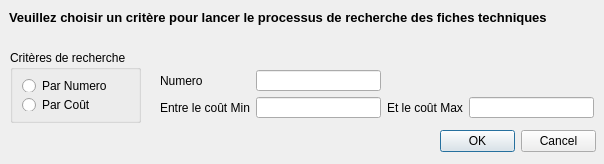
<?xml version="1.0" encoding="UTF-8"?>
<ui version="4.0">
 <class>RechercheDialogFiche</class>
 <widget class="QDialog" name="RechercheDialogFiche">
  <property name="geometry">
   <rect>
    <x>0</x>
    <y>0</y>
    <width>604</width>
    <height>164</height>
   </rect>
  </property>
  <property name="windowTitle">
   <string>Dialog</string>
  </property>
  <widget class="QDialogButtonBox" name="buttonBox">
   <property name="geometry">
    <rect>
     <x>440</x>
     <y>130</y>
     <width>156</width>
     <height>23</height>
    </rect>
   </property>
   <property name="standardButtons">
    <set>QDialogButtonBox::Cancel|QDialogButtonBox::Ok</set>
   </property>
  </widget>
  <widget class="QGroupBox" name="groupBox">
   <property name="geometry">
    <rect>
     <x>10</x>
     <y>50</y>
     <width>131</width>
     <height>73</height>
    </rect>
   </property>
   <property name="title">
    <string>Critères de recherche</string>
   </property>
   <layout class="QGridLayout" name="gridLayout">
    <item row="0" column="0">
     <widget class="QRadioButton" name="radioButtonNumero">
      <property name="text">
       <string>Par Numero</string>
      </property>
     </widget>
    </item>
    <item row="1" column="0">
     <widget class="QRadioButton" name="radioButtonCout">
      <property name="text">
       <string>Par Coût</string>
      </property>
     </widget>
    </item>
   </layout>
  </widget>
  <widget class="QLabel" name="label_4">
   <property name="geometry">
    <rect>
     <x>9</x>
     <y>9</y>
     <width>560</width>
     <height>16</height>
    </rect>
   </property>
   <property name="font">
    <font>
     <pointsize>10</pointsize>
     <weight>75</weight>
     <bold>true</bold>
    </font>
   </property>
   <property name="text">
    <string>Veuillez choisir un critère pour lancer le processus de recherche des fiches techniques</string>
   </property>
  </widget>
  <widget class="QWidget" name="">
   <property name="geometry">
    <rect>
     <x>160</x>
     <y>70</y>
     <width>434</width>
     <height>48</height>
    </rect>
   </property>
   <layout class="QGridLayout" name="gridLayout_2">
    <item row="0" column="0">
     <widget class="QLabel" name="label_Numero">
      <property name="text">
       <string>Numero</string>
      </property>
     </widget>
    </item>
    <item row="0" column="1">
     <widget class="QLineEdit" name="NumeroArechercher"/>
    </item>
    <item row="1" column="0">
     <widget class="QLabel" name="label_entreCout">
      <property name="text">
       <string>Entre le coût Min</string>
      </property>
     </widget>
    </item>
    <item row="1" column="1">
     <widget class="QLineEdit" name="CoutMin">
      <property name="text">
       <string/>
      </property>
     </widget>
    </item>
    <item row="1" column="2">
     <widget class="QLabel" name="label_EtCout">
      <property name="text">
       <string>Et le coût Max</string>
      </property>
     </widget>
    </item>
    <item row="1" column="3">
     <widget class="QLineEdit" name="CoutMax">
      <property name="text">
       <string/>
      </property>
     </widget>
    </item>
   </layout>
  </widget>
 </widget>
 <resources/>
 <connections/>
</ui>
